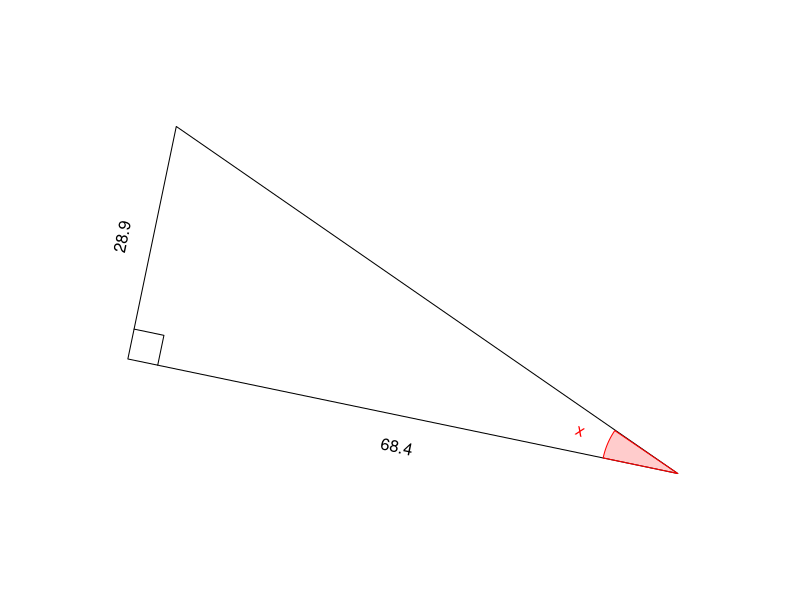

Generate this figure with R:
## ---- chunk 1
while(T){
    th = signif(round(runif(1,pi/12,pi/2-pi/12),3),3)
    al = round(runif(1,10,100),1)
    ol = round(al*tan(th),1)
    hl = ol/sin(th)
    ans = atan(ol/al)
    an2 = signif(ans,3)
    canpass = T
    if(an2>1){
        if(an2%%0.01==0){
            canpass = F
        }
    } else {
        if(an2%%0.001==0){
            canpass = F
        }
    }
    if(ol>10 && al>10 && hl<100 && canpass){break}
}

angstr = "x"
astr = sprintf("%.1f",signif(al,3))
hstr = ""
ostr = sprintf("%.1f",signif(ol,3))

if(th<1){
    angstr2 = sprintf("%.3f",signif(ans,3))
    tol = 0.001
} else {
    angstr2 = sprintf("%.2f",signif(ans,3))
    tol = 0.01
}

## ---- chunk 2
par(mar=c(0,0,0,0),pty="s")

refl = sample(c(T,F),1)

bmp = 0.05
xs = c(0,cos(th),cos(th))
ys = c(0,0,sin(th))
xlo = cos(th)+bmp
ylo = sin(th)/2
srto = 90
xla = cos(th)/2
yla = -bmp
srta = 0
xlh = cos(th)/2+bmp*cos(th+pi/2)
ylh = sin(th)/2+bmp*sin(th+pi/2)
srth = th/pi*180
xang = bmp*cos(seq(0,th,pi/360))/th
yang = bmp*sin(seq(0,th,pi/360))/th
xlang = bmp*cos(th/2)/th+1*bmp*cos(th/2)
ylang = bmp*sin(th/2)/th+1*bmp*sin(th/2)
srtang = th/2/pi*180
xsq = c(cos(th)-bmp,cos(th)-bmp,cos(th))
ysq = c(0,bmp,bmp)

if(refl){
    xs = -xs
    xlo = -xlo
    srto = -90
    xla = -xla
    srta = 0
    xlh = -xlh
    srth = -th/pi*180
    xang = -xang
    xlang = -xlang
    srtang = -th/2/pi*180
    xsq = -xsq
}

rotang = runif(1,0,2*pi)

xs2 = xs*cos(rotang)-ys*sin(rotang)
ys2 = xs*sin(rotang)+ys*cos(rotang)
xlo2 = xlo*cos(rotang)-ylo*sin(rotang)
ylo2 = xlo*sin(rotang)+ylo*cos(rotang)
srto2 = (srto+rotang/pi*180+90)%%180-90
xla2 = xla*cos(rotang)-yla*sin(rotang)
yla2 = xla*sin(rotang)+yla*cos(rotang)
srta2 = (srta+rotang/pi*180+90)%%180-90
xlh2 = xlh*cos(rotang)-ylh*sin(rotang)
ylh2 = xlh*sin(rotang)+ylh*cos(rotang)
srth2 = (srth+rotang/pi*180+90)%%180-90
srtang2 = (srtang+rotang/pi*180+90)%%180-90
xang2 = xang*cos(rotang)-yang*sin(rotang)
yang2 = xang*sin(rotang)+yang*cos(rotang)
xlang2 = xlang*cos(rotang)-ylang*sin(rotang)
ylang2 = xlang*sin(rotang)+ylang*cos(rotang)
xsq2 = xsq*cos(rotang)-ysq*sin(rotang)
ysq2 = xsq*sin(rotang)+ysq*cos(rotang)

xxx = c(xs2,xlo2,xla2,xlh2,xlang2)
yyy = c(ys2,ylo2,yla2,ylh2,ylang2)

widx = (max(xxx)-min(xxx))/2
widy = (max(yyy)-min(yyy))/2
midx = (max(xxx)+min(xxx))/2
midy = (max(yyy)+min(yyy))/2
wid = max(c(widx,widy))

plot(0,0,"n",xlim=c(midx-wid,midx+wid),ylim=c(midy-wid,midy+wid),axes=F,ann=F)

polygon(xs2,ys2)
lines(xsq2,ysq2)
text(xlo2,ylo2,ostr,srt=srto2)
text(xla2,yla2,astr,srt=srta2)
text(xlh2,ylh2,hstr,srt=srth2)
polygon(c(0,xang2),c(0,yang2),border="red",col=rgb(1,0,0,0.2))
text(xlang2,ylang2,angstr,srt=srtang2,col="red")
